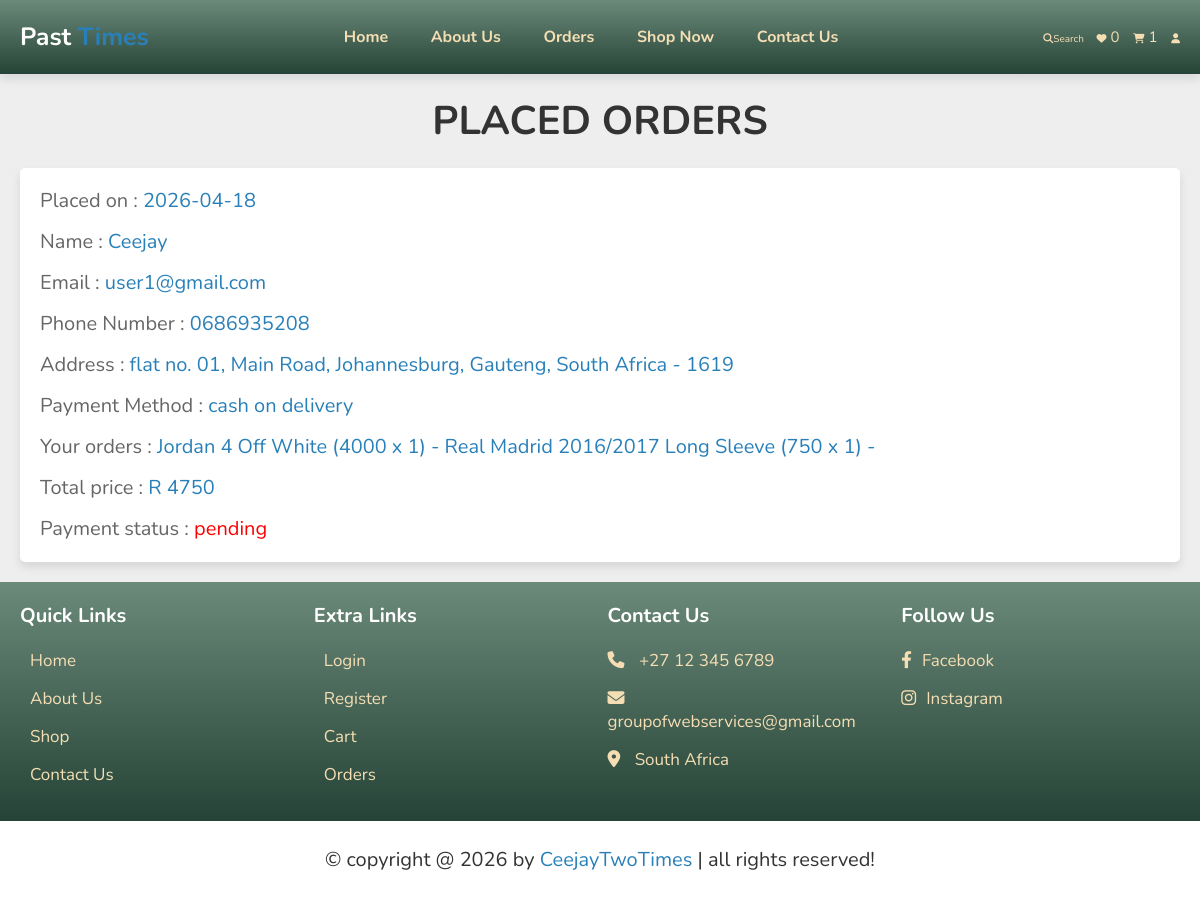
The app's page /orders.php (signed in), older data.
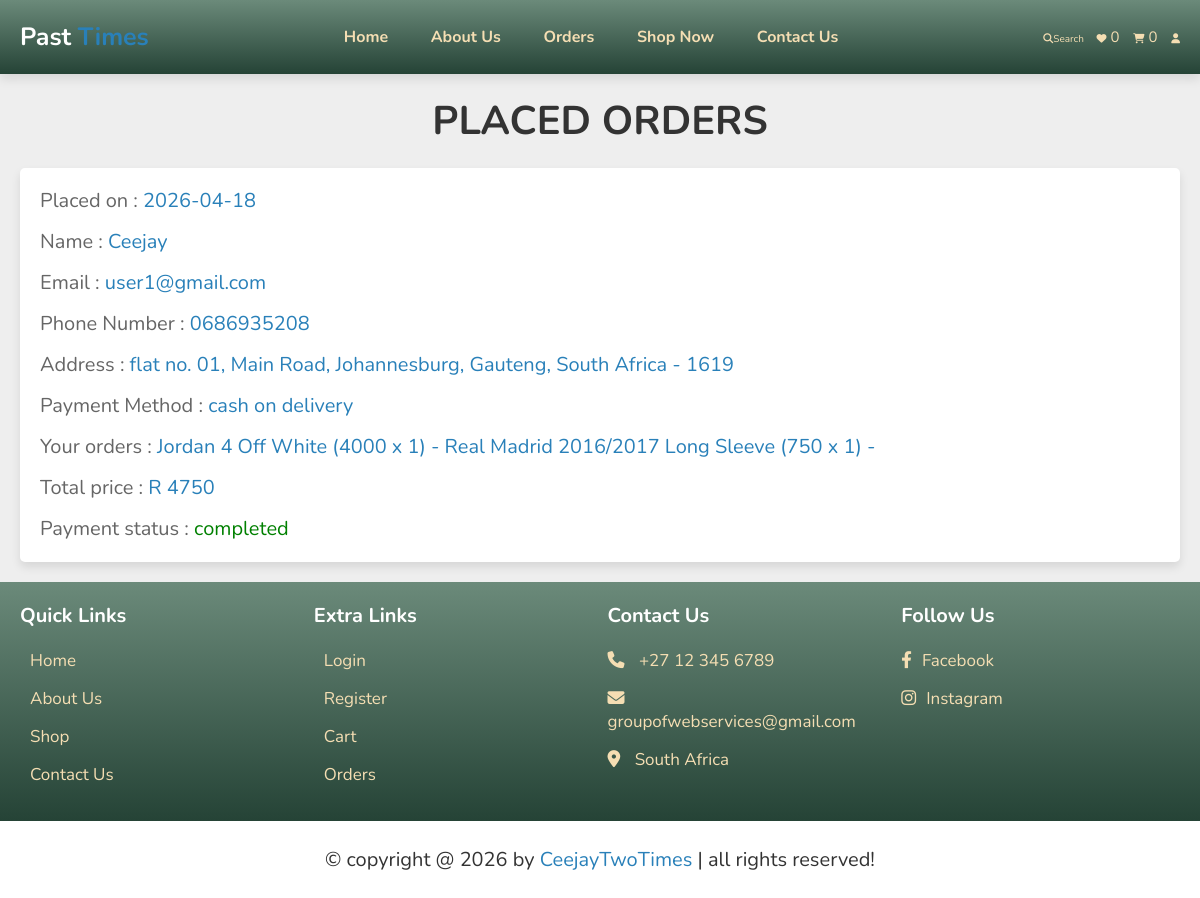
The same page, newer data.
### tables this page shows
CREATE TABLE `orders` (
  `id` int(100) NOT NULL,
  `user_id` int(100) NOT NULL,
  `name` varchar(20) NOT NULL,
  `number` varchar(10) NOT NULL,
  `email` varchar(50) NOT NULL,
  `method` varchar(50) NOT NULL,
  `address` varchar(500) NOT NULL,
  `total_products` varchar(1000) NOT NULL,
  `total_price` int(100) NOT NULL,
  `placed_on` date NOT NULL DEFAULT current_timestamp(),
  `payment_status` varchar(20) NOT NULL DEFAULT 'pending'
);

### orders.php (the view, shortened to what this page needs)
<?php
include 'components/connect.php';
if(isset($_SESSION['user_id'])){
   $user_id = $_SESSION['user_id'];
}else{
   $user_id = '';
};
?>
<!DOCTYPE html>
<html lang="en">
<head>
   <link rel="stylesheet" href="https://cdnjs.cloudflare.com/ajax/libs/font-awesome/6.1.1/css/all.min.css">
   <link rel="stylesheet" href="css/style.css">
</head>
<body>
<?php include 'components/user_header.php'; ?>
<section class="orders">
   <h1 class="heading">Placed Orders</h1>
   <div class="box-container">
   <?php
      if($user_id == ''){
         echo '<p class="empty">Please login to see your orders</p>';
      }else{
         $select_orders = $conn->prepare("SELECT * FROM `orders` WHERE user_id = ?");
         $select_orders->execute([$user_id]);
         if($select_orders->rowCount() > 0){
            while($fetch_orders = $select_orders->fetch(PDO::FETCH_ASSOC)){
   ?>
   <div class="box">
      <p>Placed on : <span><?= $fetch_orders['placed_on']; ?></span></p>
      <p>Name : <span><?= $fetch_orders['name']; ?></span></p>
      <p>Email : <span><?= $fetch_orders['email']; ?></span></p>
      <p>Phone Number : <span><?= $fetch_orders['number']; ?></span></p>
      <p>Address : <span><?= $fetch_orders['address']; ?></span></p>
      <p>Payment Method : <span><?= $fetch_orders['method']; ?></span></p>
      <p>Your orders : <span><?= $fetch_orders['total_products']; ?></span></p>
      <p>Total price : <span> R <?= $fetch_orders['total_price']; ?></span></p>
      <p> Payment status : <span style="color:<?php if($fetch_orders['payment_status'] == 'pending'){ echo 'red'; }else{ echo 'green'; }; ?>"><?= $fetch_orders['payment_status']; ?></span> </p>
   </div>
   <?php
      }
      }else{
         echo '<p class="empty">No orders placed yet!</p>';
      }
      }
   ?>
   </div>
</section>
<?php include 'components/footer.php'; ?>
</body>
</html>

### components/user_header.php (shortened to what this page needs)
<header class="header">
   <section class="flex">
      <a href="home.php" class="logo">Past<span> Times</span></a>
      <nav class="navbar">
         <a href="home.php">Home</a>
         <a href="about.php">About Us</a>
         <a href="orders.php">Orders</a>
         <a href="shop.php">Shop Now</a>
         <a href="contact.php">Contact Us</a>
      </nav>
      <div class="icons">
         <?php
            $count_wishlist_items = $conn->prepare("SELECT * FROM `wishlist` WHERE user_id = ?");
            $count_wishlist_items->execute([$user_id]);
            $total_wishlist_counts = $count_wishlist_items->rowCount();
            $count_cart_items = $conn->prepare("SELECT * FROM `cart` WHERE user_id = ?");
            $count_cart_items->execute([$user_id]);
            $total_cart_counts = $count_cart_items->rowCount();
         ?>
         <a href="search_page.php"><i class="fas fa-search"></i>Search</a>
         <a href="wishlist.php"><i class="fas fa-heart"></i><span> <?= $total_wishlist_counts; ?> </span></a>
         <a href="cart.php"><i class="fas fa-shopping-cart"></i><span> <?= $total_cart_counts; ?> </span></a>
         <div id="user-btn" class="fas fa-user"></div>
      </div>
   </section>
</header>

Row changes from the older to the newer data that the page shows:
changed orders "Ceejay": payment_status "pending" → "completed"
Text that changed along with them:
$total_cart_counts: "1" → "0"
